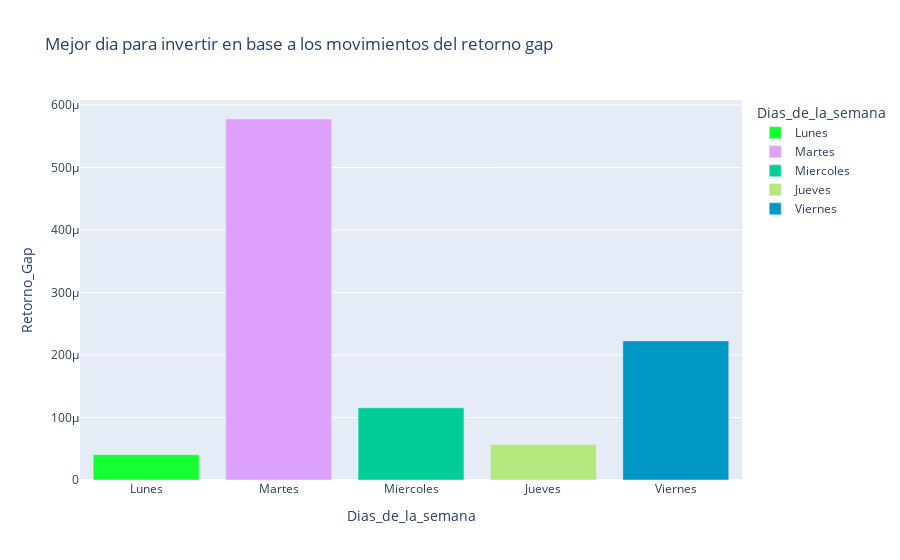

The code cell stored with this chart in its notebook:
### Markdown cell above
Grafico movimiento gap

### Code cell
fig = px.bar(data_gap, x='Dias_de_la_semana', y='Retorno_Gap', 
    color='Dias_de_la_semana',
    hover_name='Dias_de_la_semana', color_discrete_sequence=[
    px.colors.qualitative.Alphabet[6],
    px.colors.qualitative.Alphabet[11],px.colors.qualitative.Plotly[2],
    px.colors.qualitative.Plotly[7],px.colors.qualitative.G10[5]],
    title='Mejor dia para invertir en base a los movimientos del retorno gap')
fig.show()

### Figure 1 — Plotly figure (JSON) as saved in the notebook; plotly's stock layout.template omitted (floating-point values rounded to 4 significant figures)
{"data": [{"alignmentgroup": "True", "hovertemplate": "<b>%{hovertext}</b><br><br>Dias_de_la_semana=%{x}<br>Retorno_Gap=%{y}<extra></extra>", "hovertext": ["Lunes"], "legendgroup": "Lunes", "marker": {"color": "#16FF32", "pattern": {"shape": ""}}, "name": "Lunes", "offsetgroup": "Lunes", "orientation": "v", "showlegend": true, "textposition": "auto", "type": "bar", "x": ["Lunes"], "xaxis": "x", "y": [4.051e-05], "yaxis": "y"}, {"alignmentgroup": "True", "hovertemplate": "<b>%{hovertext}</b><br><br>Dias_de_la_semana=%{x}<br>Retorno_Gap=%{y}<extra></extra>", "hovertext": ["Martes"], "legendgroup": "Martes", "marker": {"color": "#DEA0FD", "pattern": {"shape": ""}}, "name": "Martes", "offsetgroup": "Martes", "orientation": "v", "showlegend": true, "textposition": "auto", "type": "bar", "x": ["Martes"], "xaxis": "x", "y": [0.0005777], "yaxis": "y"}, {"alignmentgroup": "True", "hovertemplate": "<b>%{hovertext}</b><br><br>Dias_de_la_semana=%{x}<br>Retorno_Gap=%{y}<extra></extra>", "hovertext": ["Miercoles"], "legendgroup": "Miercoles", "marker": {"color": "#00CC96", "pattern": {"shape": ""}}, "name": "Miercoles", "offsetgroup": "Miercoles", "orientation": "v", "showlegend": true, "textposition": "auto", "type": "bar", "x": ["Miercoles"], "xaxis": "x", "y": [0.0001155], "yaxis": "y"}, {"alignmentgroup": "True", "hovertemplate": "<b>%{hovertext}</b><br><br>Dias_de_la_semana=%{x}<br>Retorno_Gap=%{y}<extra></extra>", "hovertext": ["Jueves"], "legendgroup": "Jueves", "marker": {"color": "#B6E880", "pattern": {"shape": ""}}, "name": "Jueves", "offsetgroup": "Jueves", "orientation": "v", "showlegend": true, "textposition": "auto", "type": "bar", "x": ["Jueves"], "xaxis": "x", "y": [5.686e-05], "yaxis": "y"}, {"alignmentgroup": "True", "hovertemplate": "<b>%{hovertext}</b><br><br>Dias_de_la_semana=%{x}<br>Retorno_Gap=%{y}<extra></extra>", "hovertext": ["Viernes"], "legendgroup": "Viernes", "marker": {"color": "#0099C6", "pattern": {"shape": ""}}, "name": "Viernes", "offsetgroup": "Viernes", "orientation": "v", "showlegend": true, "textposition": "auto", "type": "bar", "x": ["Viernes"], "xaxis": "x", "y": [0.0002226], "yaxis": "y"}], "layout": {"barmode": "relative", "legend": {"title": {"text": "Dias_de_la_semana"}, "tracegroupgap": 0}, "title": {"text": "Mejor dia para invertir en base a los movimientos del retorno gap"}, "xaxis": {"anchor": "y", "categoryarray": ["Lunes", "Martes", "Miercoles", "Jueves", "Viernes"], "categoryorder": "array", "domain": [0, 1], "title": {"text": "Dias_de_la_semana"}}, "yaxis": {"anchor": "x", "domain": [0, 1], "title": {"text": "Retorno_Gap"}}}}
